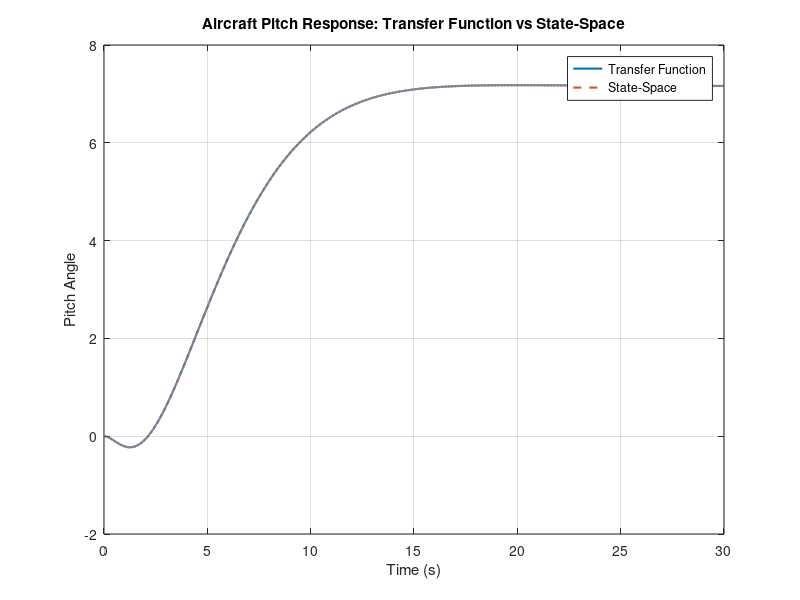

MATLAB code for this plot:
% system of state-space 
A = [0 1 0 ;0 0 1 ;-0.179 -0.987 -1.935];     % System Matrix
B = [0;0;1];                                  % Input Matrix
C = [1.282 -1.282 0];                         % Output Matrix
D = 0;                                        % Feedback through Matrix


sys_ss = ss(A,B,C,D)


sys_tf = tf(sys_ss)

%% ------------------------------ SS & Tf ------------------


t = 0:0.01:30;

[y_tf,t_tf] = step(sys_tf,t);
[y_ss,t_ss] = step(sys_ss,t);

figure
plot(t_tf,y_tf,'LineWidth',1.5)
hold on
plot(t_ss,y_ss,'--','LineWidth',1.5)
grid on

xlabel('Time (s)')
ylabel('Pitch Angle')
title('Aircraft Pitch Response: Transfer Function vs State-Space')
legend('Transfer Function','State-Space')
